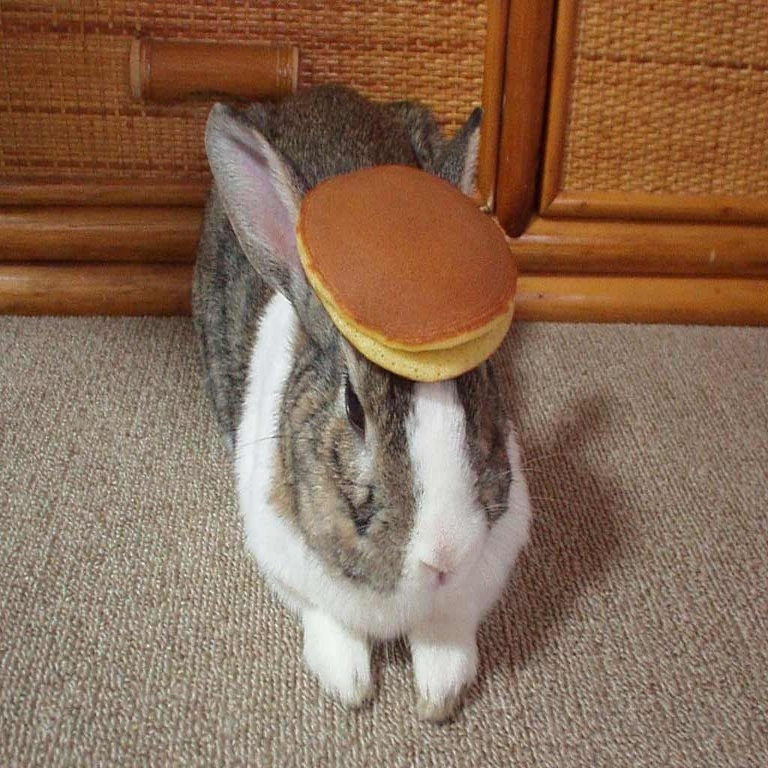
#> input picture bunny.jpg, 768 x 768 px
$ python edgeDetection.py   (Python 2 division)   (older library calls are emulated)
#> lines starting #> are read from the running program, lines starting #| are printed output that depends on the picture
### loadImage.py
def load_image(imagefilepath):
#> called with imagefilepath = 'bunny.jpg'
	import scipy
	import scipy.ndimage.interpolation
	from PIL import Image
	import numpy

	import pdb

	im = Image.open(imagefilepath)
#> im is the input picture: PIL image 768x768 RGB; mean R, G, B 137.6, 108.1, 86.2
	array = scipy.misc.fromimage(im)

	rarray = array[:,:,0]
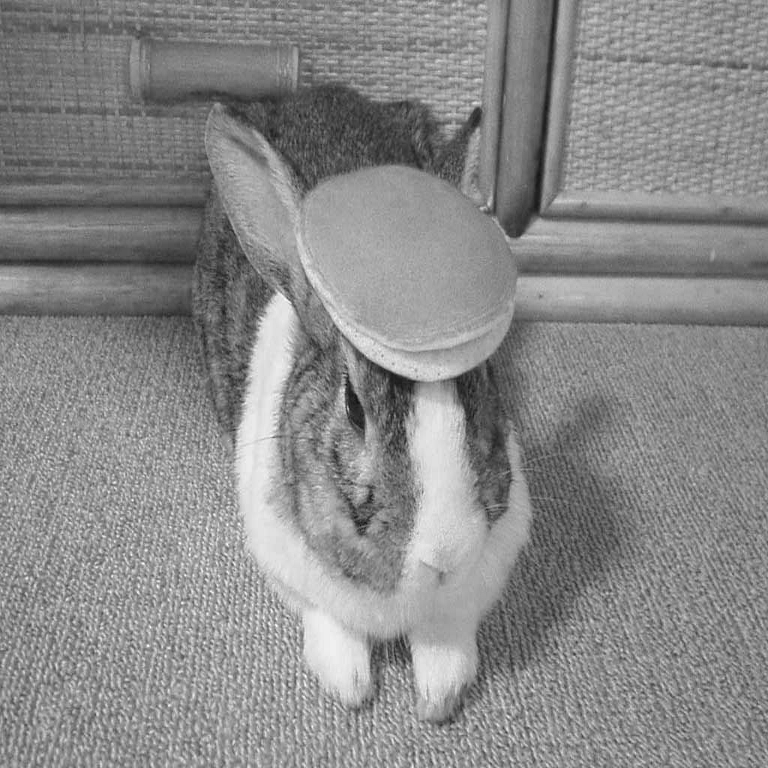
#> rarray: shape (768, 768); min 15, max 255, mean 137.6
	garray = array[:,:,1]
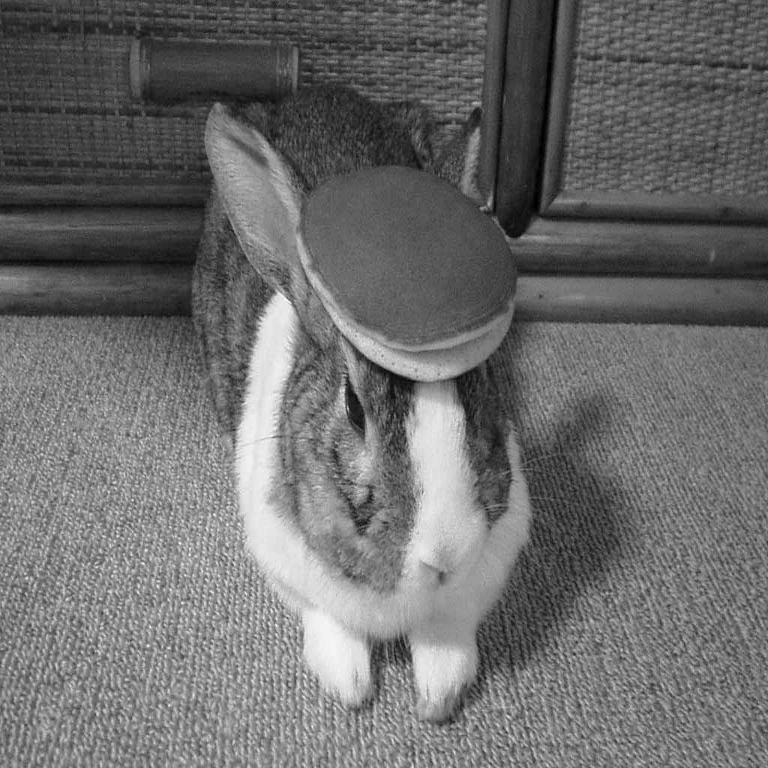
#> garray: shape (768, 768); min 0, max 254, mean 108.1
	barray = array[:,:,2]
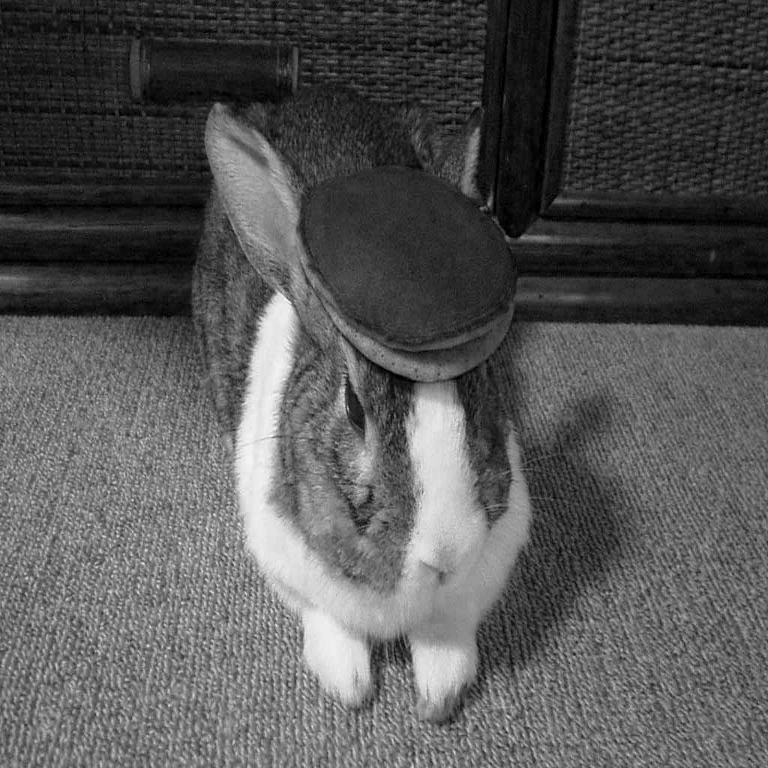
#> barray: shape (768, 768); min 0, max 251, mean 86.2
	return [rarray,garray,barray]

def save_image(red,green,blue):
	import numpy
	import scipy
	#rmatrix = numpy.matrix(rarray)
	#gmatrix= numpy.matrix(garray)
	#bmatrix = numpy.matrix(barray)

	array = numpy.array([red, green, blue])
	scipy.misc.imsave('bunnyout2.png', array)

### edgeDetection.py
from loadImage import *
import numpy
import scipy
#import scipy.stsci.convolve
from scipy.signal import sepfir2d, convolve, convolve2d
##First dirivative
'''
a= load_image('bunny.jpg')
[r,g,b] = a

summ = None

for c in a:
	r = numpy.matrix(c, dtype=int)
	l = numpy.gradient(r)
	diff = numpy.matrix(l[0]+l[1])/2
	if summ == None:
		summ = diff
	else:
		summ += diff
summ = summ/3

edge= numpy.abs(summ)*10
print edge

save_image(edge, edge, edge)
'''
#Second dir
'''
a= load_image('muffin.jpg')
[r,g,b] = a

summ = None

for c in a:
	r = numpy.matrix(c, dtype=int)
	l = numpy.gradient(r)
	diff = numpy.matrix(l[0]+l[1])/2

	l = numpy.gradient(diff)i
	diff = numpy.matrix(l[0]+l[1], dtype=numpy.float)/2
	if summ == None:
		summ = diff
	else:
		summ += diff

summ = summ/3

edge= -summ*10 #numpy.abs(summ)
print edge
edge = numpy.clip(edge, 0, 255)
save_image(edge, edge, edge)
'''

a= load_image('bunny.jpg')
#> a = 3 items
[r,g,b] = a
sigma = 0.84089642*10
#amp = 10
n = 7
kernelBlur = numpy.zeros([n,n])
for xx in range(0,n):
	for yy in range(0,n):
		x = xx-n/2
		y = yy-n/2
		print x,y
		kernelBlur[xx,yy] = 1/(numpy.pi*2*sigma)*numpy.exp(-(x**2+y**2)/(2*sigma**2))
out = []
#kernelBlur = numpy.array([[1,2,1],[0,0,0],[-1,-2,-1]])
print kernelBlur
for c in a:
	y = convolve2d(c,kernelBlur)
	out.append(y)
#> this loop made 3 passes
#> pass 1, `y = convolve2d(c,kernelBlur)`:
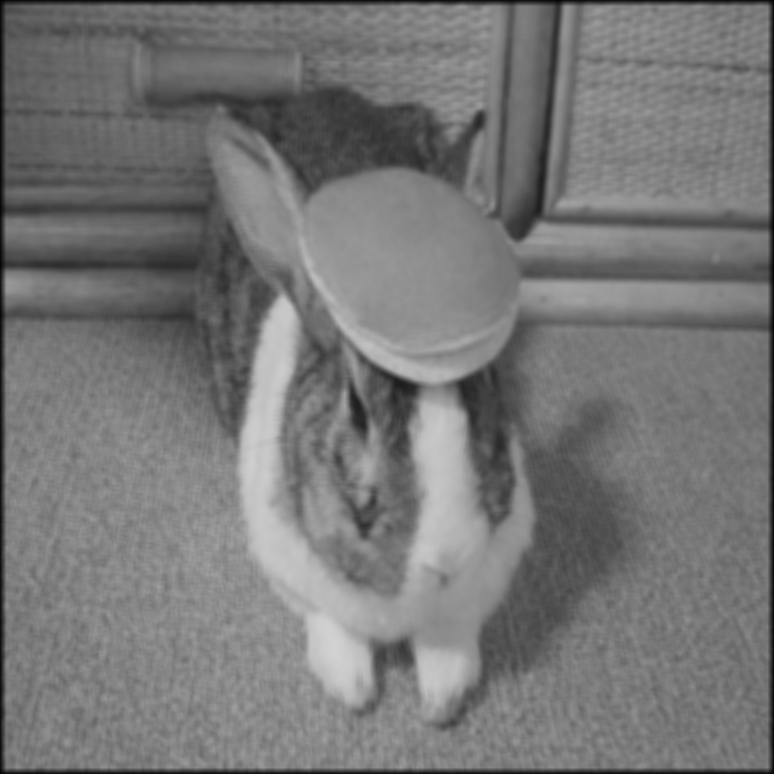
#> y: shape (774, 774) float64; min 1.8, max 210.1, mean 118.8
#> pass 2, `y = convolve2d(c,kernelBlur)`:
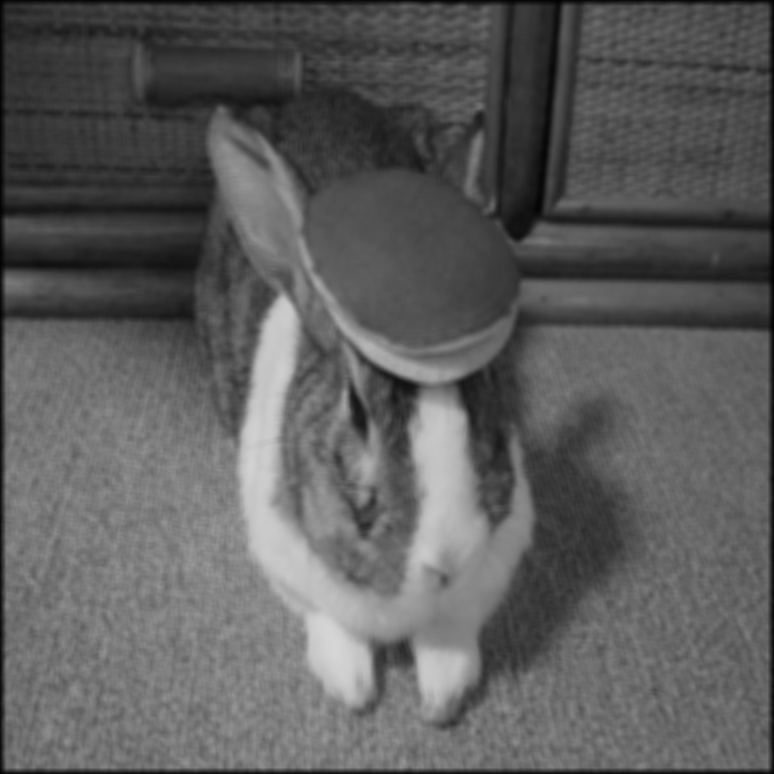
#> y: shape (774, 774) float64; min 1.15, max 214.5, mean 93.4
#> pass 3, `y = convolve2d(c,kernelBlur)`:
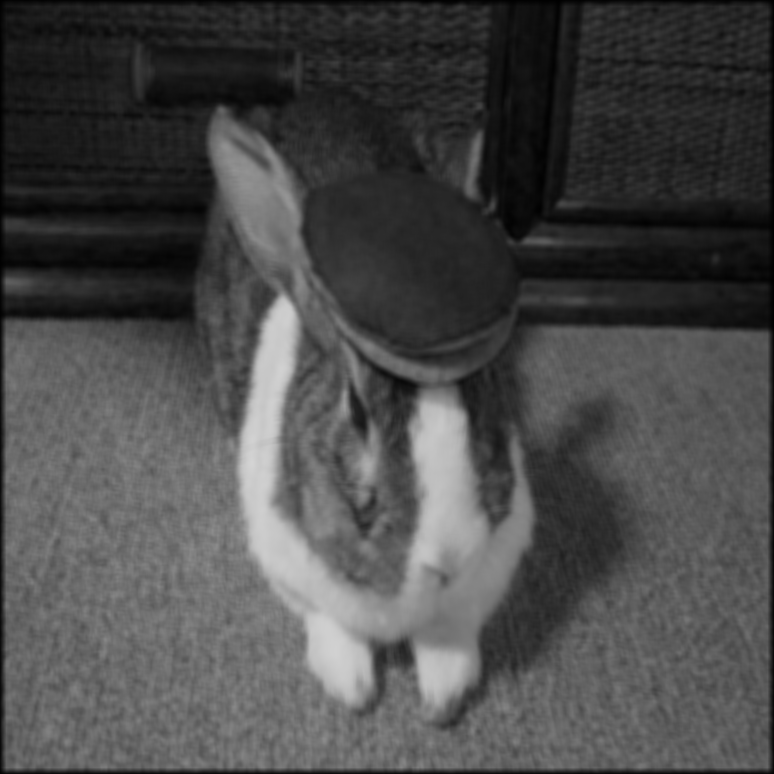
#> y: shape (774, 774) float64; min 0.406, max 212.8, mean 74.4
#> after the loop, out = 3 items

#> (the run stopped early here; a loop or call above may not have finished)
